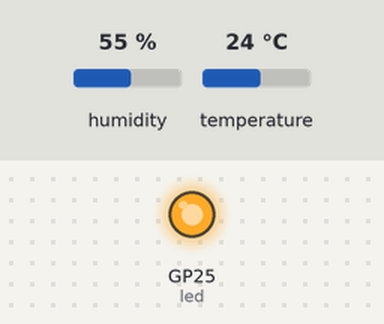
Recording of a program running on a simulated Raspberry Pi Pico running MicroPython. On the bench: output pins drawn as LEDs (lit = HIGH). Inputs (shaded band) come from the test bench; at power-on: humidity 55 %, temperature 24 °C. The clock reads 2024-03-15 10:24:30 at power-on unless the program sets it; what the program prints to the serial console is not drawn.

Above: at 0.3 s.
At 3.2 s:
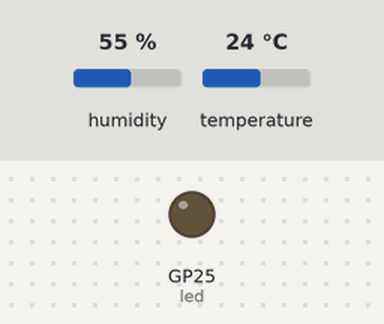
Timing chart, 0 to 7.4 s (numbered marks = the images above):
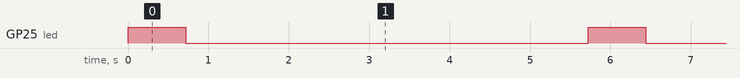

Measured:
- by itself, GP25 (led): alternates HIGH for 0.72 s and LOW for 5.0 s

The program:

main.py
```python
# DHT22 Sensor pins
# * DHT22 Pin 1 to 3V3
# * DHT22 Pin 2 to GP2
# * DHT22 Pin 3 to NC
# * DHT22 Pin 4 to GND

from machine import Pin, UART
from DHT22 import DHT22
import time
import json
import math

# Initialize DHT22
dht22 = DHT22(Pin(2,Pin.IN,Pin.PULL_UP))

#Initialize the onboard LED as output
led = machine.Pin(25,machine.Pin.OUT)

# init with given baudrate
# uart = UART(1, 9600)
# init with given parameters
# uart.init(9600, bits=8, parity=None, stop=1)

while True:
    led.value(1)
    T, H = dht22.read()
    temp = (T * 9/5) + 32;
    reading = {'temperature': temp, 'humidity': H, 'timestamp': int(math.floor(time.time()))}
    jsonReading = json.dumps(reading)
    # write output to console
    print(jsonReading + '\n')
    # uart.write(jsonReading + '\n')

    time.sleep_ms(500)
    led.value(0)

    # Wait for Five seconds. Then proceed to collect next sensor reading.
    time.sleep_ms(5000)
```
